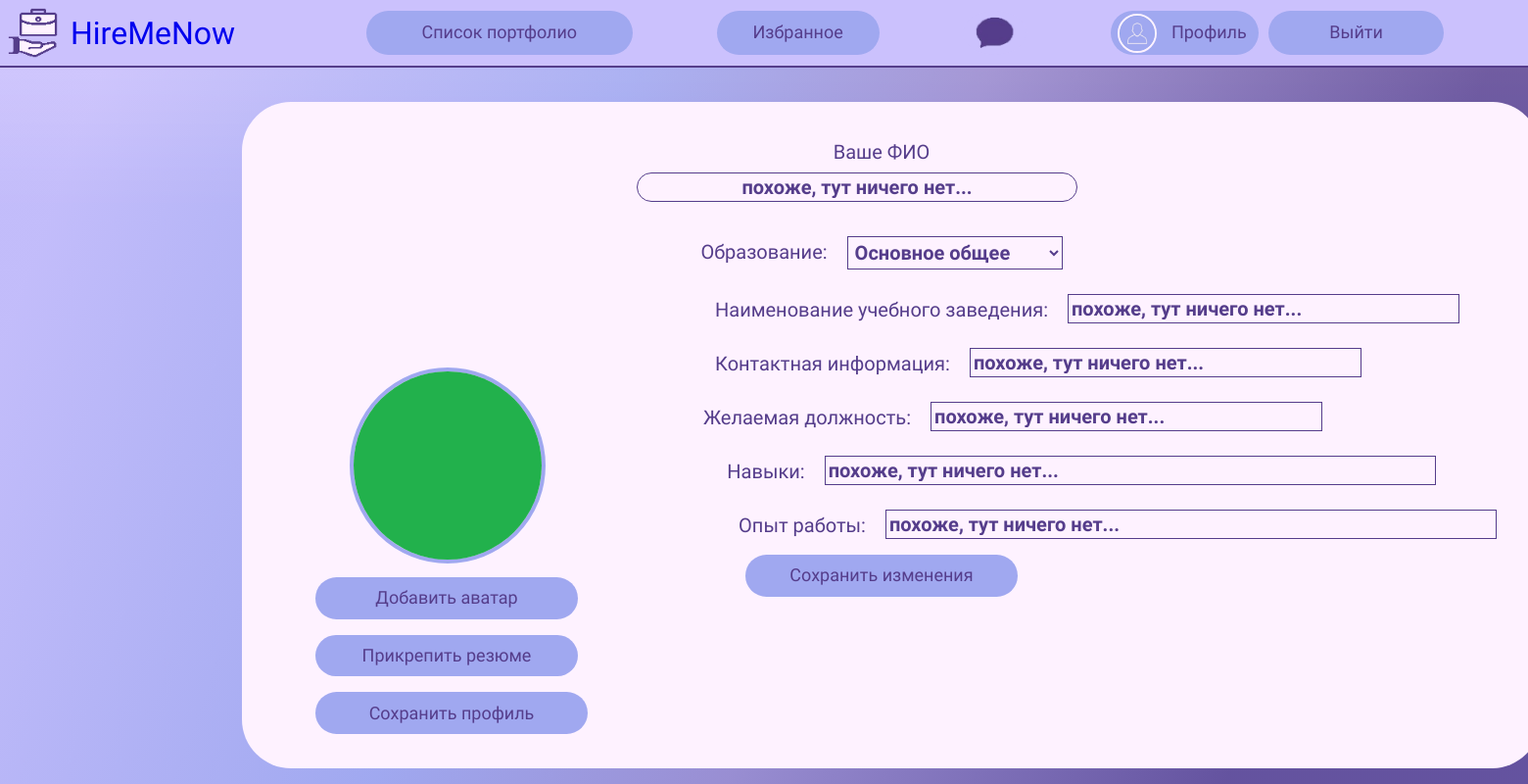
The page /edit-profile/ (signed in) on the database as committed earlier.
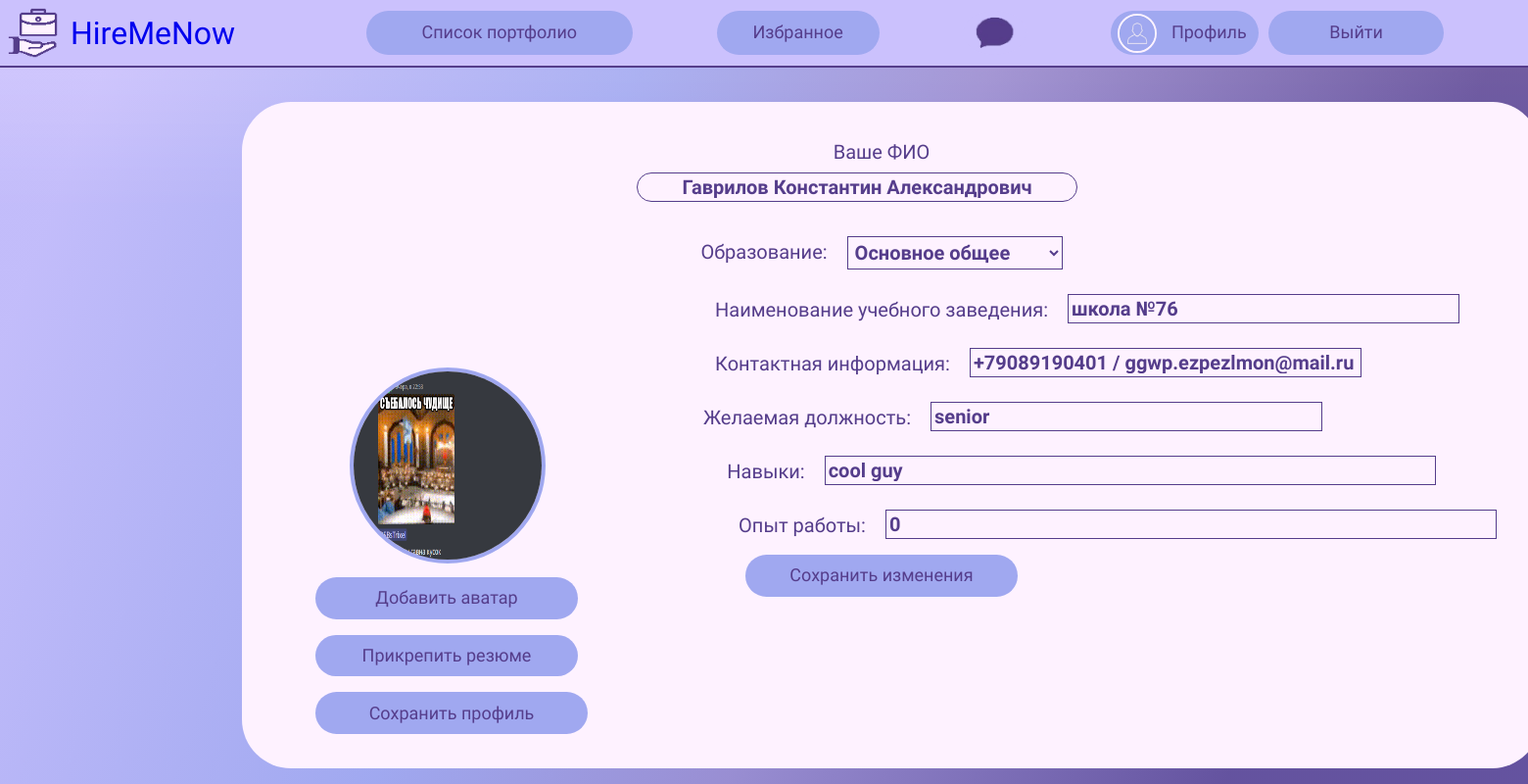
The same page on the database as committed later.
### mainApp/models.py (models this page shows, shortened)
class userProfile(models.Model):
    user = models.OneToOneField(User, null=True, on_delete=models.CASCADE)
    resume = models.FileField(upload_to='files/', validators=[FileExtensionValidator(allowed_extensions=['pdf'])],
                              blank=True)
    avatar = models.ImageField(upload_to='images/', default='../static/img/profile.png',
                               validators=[FileExtensionValidator(allowed_extensions=['png', 'jpg', 'jpeg'])],
                               blank=True)
    fullName = models.CharField(max_length=100, blank=False, default='ИмяПользователя')
    education = models.CharField(max_length=100, blank=False, default='похоже, тут ничего нет...')
    edu_base = models.CharField(max_length=100, blank=False, default='похоже, тут ничего нет...')
    contacts = models.CharField(max_length=250, blank=False, default='похоже, тут ничего нет...')
    level = models.CharField(max_length=100, blank=False, default='похоже, тут ничего нет...')
    chars = models.CharField(max_length=150, blank=False, default='похоже, тут ничего нет...')
    exp = models.CharField(max_length=200, blank=False, default='похоже, тут ничего нет...')

### mainApp/views.py (the view, shortened to what this page needs)
# urls.py: path('edit-profile/', views.edit_profile, name='edit-profile'),
def edit_profile(request):
    user_profile = userProfile.objects.get(user=request.user)
    if request.method == 'POST' and 'text-data' in request.POST:
        cho = request.POST.get('edu-base')
        school = request.POST.get('school-inputs')
        contacts = request.POST.get('contacts-input')
        role = request.POST.get('role-input')
        skills = request.POST.get('skills-input')
        exp = request.POST.get('exp-input')
        user_profile.fullName = request.POST.get('user-name')
        user_profile.education = cho
        user_profile.edu_base = school
        user_profile.contacts = contacts
        user_profile.level = role
        user_profile.chars = skills
        user_profile.exp = exp
        user_profile.save()
        return redirect('edit-profile')
    else:
        return render(request, 'edit-profile.html', {'user_profile': user_profile})

### templates/edit-profile.html (shortened to what this page needs)
{% load static %}
<!DOCTYPE html>
<html lang="ru" dir="ltr">
  <head>
    <link rel="stylesheet" href="{% static 'css/edit-profile.css' %}">
    <link rel="stylesheet" href="{% static 'css/no_underline.css' %}">
  </head>
  <div id="nav-bar">
		<a href="{% url 'home' %}" id="header">
			<img id="main-logo" src="{% static 'img/logo.png'%}" alt="logo">
			<h1 id="name">HireMeNow</h1>
		</a>
		<div id="buttons">
			<a href="{% url 'portfolio-list' %}" class="btn" id="portfolio-list">Список портфолио</a>
			<a href="{% url 'favorite' %}" class="btn" id="favorite">Избранное</a>
			<a href="{% url 'chat_template' %}" id="chat">
			<img src="{% static 'img/chat.png' %}" width="65px" alt="chat">
			</a>
            {% if user.is_authenticated %}
            <div id="enter">
				<a href="{% url 'profile' request.user.username %}" class="btn" id="profile"><img id="profile-picture" src="{% static 'img/profile.png' %}" width="40px">Профиль</a>
				<a href="{% url 'logout' %}" class="btn" id="logout">Выйти</a>
			</div>
            {% else %}
			<div id="enter">
				<a href="{% url 'register' %}" class="btn" id="reg">Регистрация</a>
				<a href="{% url 'login' %}" class="btn" id="log">Вход</a>
			</div>
            {% endif %}
		</div>
	</div>
    <div class="holder">
        <div class="hero">
            <form class="info" method="POST">
                <h5>Ваше ФИО</h5>
                <input name="user-name" id="user-name" type="text" value="{{ user_profile.fullName }}" placeholder="Введите фио">
                <div id="education">
                    <h5 class="info-labels">Образование:</h5>
                    <select name='edu-base' id="edu-select">
                        <option value="Основное общее">Основное общее</option>
                    </select>
                </div>
                <div id="school-name">
                    <h5>Наименование учебного заведения:</h5>
                    <input name="school-inputs" class="info-inputs" id="school-input" type="text" value="{{ user_profile.edu_base }}">
                </div>
                <div id="contacts">
                    <h5>Контактная информация:</h5>
                    <input name="contacts-input" class="info-inputs" id="contacts-input" type="text" value="{{ user_profile.contacts }}">
                </div>
                <div id="fav-role">
                    <h5>Желаемая должность:</h5>
                    <input name="role-input" class="info-inputs" id="role-input" type="text" value="{{ user_profile.level }}">
                </div>
                <div id="skills">
                    <h5>Навыки:</h5>
                    <input name="skills-input" class="info-inputs" id="skills-input" type="text" value="{{ user_profile.chars }}">
                </div>
                <div id="exp">
                    <h5>Опыт работы:</h5>
                    <input name="exp-input" class="info-inputs" id="exp-input" type="text" value="{{ user_profile.exp }}">
                </div>
                <div>
                    <button id="edit-profile" class="avatar-header-btn" type="submit" name="text-data">Сохранить изменения</button>
                </div>
            </form>
            <div class="avatar-header">
                <img class="avatar" src="{{ user_profile.avatar.url }}">
                <div class="btn-wrap">
                    <form method="POST" enctype="multipart/form-data">
                        <label for="avatar-input" id="avatar-btn">Добавить аватар</label>
                        <label for="resume-input" id="resume-btn">Прикрепить резюме</label>
                        <button class="avatar-header-btn" id="edit-profile" type="submit" name="image-data">Сохранить профиль</button>
                    </form>
                </div>
            </div>
        </div>
        </div>
	</body>
</html>

Rows that differ between the two databases and show on the page:
removed userProfile: user-name "похоже, тут ничего нет...", school-inputs "похоже, тут ничего нет...", contacts-input "похоже, тут ничего нет...", role-input "похоже, тут ничего нет...", skills-input "похоже, тут ничего нет...", exp-input "похоже, тут ничего нет...", avatar (picture)
now on this page (row edited): userProfile: user-name "Гаврилов Константин Александрович", school-inputs "школа №76", contacts-input "+79089190401 / ggwp.ezpezlmon@mail.ru", role-input "senior", skills-input "cool guy", exp-input "0", avatar (picture)
